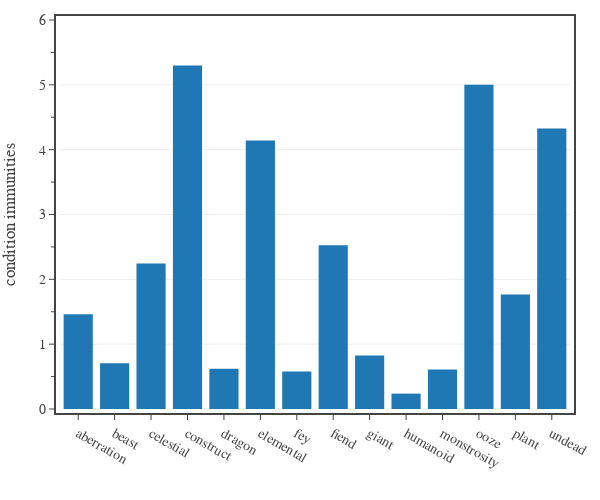

Here is the notebook cell this chart was saved with:
### Code cell
# Plots the average number of condition immunities for monsters of each type.
condition = 'All Conditions'

#df1 = df0[df0['Category'].isin(['generic','legendary','unique']) & df0['CR'].between(1/8, 30)]
df1 = df0[df0['CR'].between(1/8, 30)]
dfG = df1[['Type',condition]].groupby(['Type'], observed=False).mean().reset_index()

fig = go.Figure(
    layout=go.Layout(
        template=tfb.FIG_TEMPLATE,
        xaxis=dict(
            title_text='',
            automargin=True,
            range=[-0.5, 14-0.5],
        ),
        yaxis=dict(
            title_text=f'condition immunities',
            range=[0.0, 6.0],
            tick0=0, dtick=1.0,
            minor=dict(tick0=0, dtick=0.5),
        )
    )
)

fig.add_trace(go.Histogram(
    histfunc='avg', 
    x=dfG['Type'], 
    y=dfG[condition], 
    name=condition,
    hovertemplate=
        '<b>%{x}:</b> %{y:.2f}<br>'+
        '<extra></extra>',
))

# show figure
fig.update_layout(width=600, height=500)
fig.show(config=tfb.FIG_CONFIG)

# save figures
if SAVEFIGS:
    """fig.update_layout(autosize=True, width=None, height=None)
    tfb.save_fig_html(fig, format='large', name=f'./fig-condition-immunity-prob-vs-cr-large', style='aspect-ratio:600/550')
    tfb.save_fig_html(fig, format='small', name=f'./fig-condition-immunity-prob-vs-cr-small', style='aspect-ratio:600/550')"""
    pass

### Figure 1 — Plotly figure (JSON) as saved in the notebook; plotly's stock layout.template omitted (floating-point values rounded to 4 significant figures)
{"data": [{"histfunc": "avg", "hovertemplate": "<b>%{x}:</b> %{y:.2f}<br><extra></extra>", "name": "All Conditions", "type": "histogram", "x": ["aberration", "beast", "celestial", "construct", "dragon", "elemental", "fey", "fiend", "giant", "humanoid", "monstrosity", "ooze", "plant", "undead"], "y": [1.46, 0.7063, 2.244, 5.3, 0.6222, 4.14, 0.5769, 2.525, 0.8242, 0.2373, 0.6085, 5, 1.765, 4.328]}], "layout": {"height": 500, "width": 600, "xaxis": {"automargin": true, "range": [-0.5, 13.5], "title": {"text": ""}}, "yaxis": {"dtick": 1, "minor": {"dtick": 0.5, "tick0": 0}, "range": [0, 6], "tick0": 0, "title": {"text": "condition immunities"}}}}
